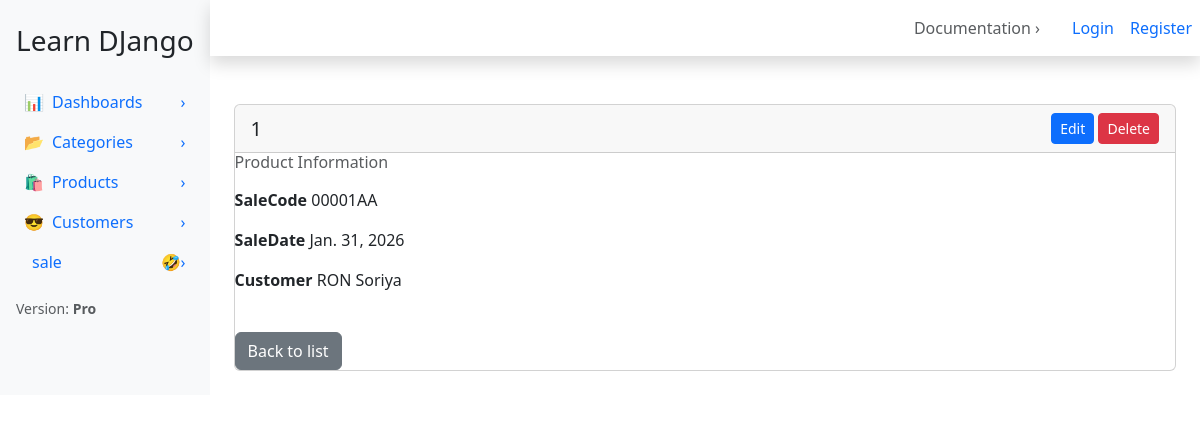
Screenshot of /sale/1/ with the database file from the repository.
### apps/sale/models.py (models this page shows)
class Sale(models.Model):
     saleCode = models.CharField(blank=False, null=False, max_length=20)
     saleData = models.DateField(blank=False, null=False)
     customerId = models.ForeignKey(Customer, on_delete=models.CASCADE)

### apps/customer/models.py (models this page shows)
class Customer(models.Model):
    GENDER_CHOICE = (
        ('Male', 'Male'),
        ('Female', 'Female'),
    )
    name = models.CharField(max_length=100, blank=False, null=False)
    email = models.EmailField(unique=True)
    phone = models.IntegerField(blank=False, null=False)
    gender = models.CharField(max_length=10, blank=True, choices=GENDER_CHOICE)
    def __str__(self):
        return self.name

### apps/sale/views.py (the view)
# urls.py: path('<int:pk>/', SaleDetailView.as_view(), name='sale_detail'),
class SaleDetailView(DetailView):
    model = Sale
    template_name = 'sale/detail_sale.html'
    context_object_name = 'sale'

### apps/sale/templates/sale/detail_sale.html (shortened to what this page needs)
{% extends 'base.html' %}
{% block content %}
<div class="card">
     <div class="card-header d-flex justify-content-between align-items-center">
          <h5 class="mb-0">{{ sale.id }}</h5>
          <div>
               <a href="{% url 'list_sale:sale_edit' sale.pk %}" class="btn btn-sm btn-primary">Edit</a>
               <a href="{% url 'list_sale:sale_delete' sale.pk %}" class="btn btn-sm btn-danger">Delete</a>
          </div>
     </div>
    <div class="row">
          <div class="col-md-6">
               <h6 class="text-muted mb-3">Product Information</h6>
               <p><strong>SaleCode</strong> {{ sale.saleCode }}</p>
               <p><strong>SaleDate</strong> {{ sale.saleData }}</p>
               <p><strong>Customer</strong> {{ sale.customerId }}</p>
          </div>
    </div>
    <div class="mt-4">
          <a href="{% url 'list_sale:sale_list' %}" class="btn btn-secondary">Back to list</a>
    </div>
  </div>
</div>
{% endblock %}

### rows the page displays
Sale: id "1", saleCode "00001AA", saleData "Jan. 31, 2026", customerId "RON Soriya"
